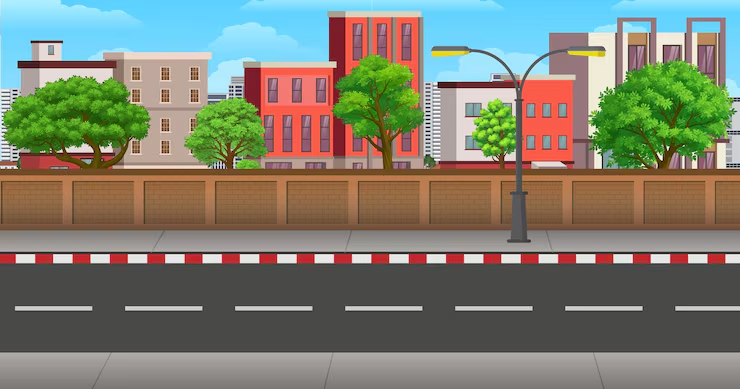
#> input picture Pertemuan5/Praktikum2/latar.png, 740 x 389 px
$ python 'Praktikum 2 Animasi Transformasi Gabungan.py' latar.png
#> lines starting #> are read from the running program, lines starting #| are printed output that depends on the picture
"""
Praktikum 2 - Pelari: kecepatan bisa diatur + HUD (frame, waktu, jarak, speed, PACE)

Transformasi badan   : M_badan   = T . R . S
Transformasi anggota : M_anggota = M_badan . T(pivot) . R(sudut) . T(-pivot)

Kontrol (mode tampil):
    Slider "Kecepatan"  : geser untuk mempercepat / memperlambat pelari
    Tombol keyboard     : Up atau +  = tambah 1 km/jam | Down atau - = kurangi 1 km/jam | R = reset
Mode simpan GIF (otomatis akselerasi dari jalan santai sampai sprint):
    python pelari_berlari_v3.py --simpan
File satu folder: latar.png dan bagian_*.png (badan, lengan_kiri, lengan_kanan, kaki_kiri, kaki_kanan)
"""
import os, sys, time
import numpy as np
import matplotlib.pyplot as plt
import matplotlib.animation as animation
from matplotlib.patches import Ellipse, Rectangle
from matplotlib.transforms import Affine2D
from matplotlib.widgets import Slider, Button
from itertools import count

# =============== PARAMETER YANG BOLEH DIUBAH ===============
URUTAN        = "TRS"   # urutan transformasi badan (coba "RTS", "STR", ...)
FPS           = 30
KMH_AWAL      = 8.0     # kecepatan awal (km/jam)
KMH_MAKS      = 30.0    # batas slider
PX_PER_METER  = 80      # skala dunia: 80 piksel = 1 meter (pelari setinggi ~1,5 m)
PANJANG_LANGKAH_M = 0.9 # panjang 1 langkah (m); 1 siklus kaki kiri+kanan = 2 langkah
AYUN_CEPAT    = 1.6     # pengali kecepatan ayunan kaki & tangan (1 = normal, makin besar = makin cepat)
TINGGI_AWAL   = 125     # tinggi pelari (piksel)
Y_JALAN       = 78      # posisi kaki di jalan (piksel dari bawah)

SKALA_AMP     = 0.03    # denyut scaling badan
ROTASI_AMP    = 3.0     # goyang badan (± derajat)
LOMPAT_AMP    = 6       # tinggi lompatan maksimum (piksel)
KAKI_AMP      = 32.0    # ayunan kaki maksimum (± derajat)
TANGAN_AMP    = 28.0    # ayunan tangan maksimum (± derajat)
AYUN_MIN      = 0.75    # ayunan minimum saat lambat (0..1) agar kaki & tangan tetap kelihatan bergerak

N_DEMO        = 135     # jumlah frame GIF (mode --simpan)
KMH_DEMO      = (5.0, 24.0)   # akselerasi GIF: dari ... sampai ... km/jam
# ===========================================================

try:
    folder = os.path.dirname(os.path.abspath(__file__))
except NameError:
    folder = os.getcwd()
# folder = r"E:\SEMESTER 5\Grafika Komputer\Pertemuan6\Praktikum2"   # <- isi manual jika perlu

SIMPAN = "--simpan" in sys.argv

latar = plt.imread(os.path.join(folder, "latar.png"))
#> latar is the input picture: shape (389, 740, 3) float32; mean R, G, B 0.496, 0.5, 0.442
H, W = latar.shape[:2]
#> H = 389; W = 740
bagian = {n: plt.imread(os.path.join(folder, f"bagian_{n}.png"))
          for n in ["kaki_kiri", "kaki_kanan", "lengan_kiri", "lengan_kanan", "badan"]}
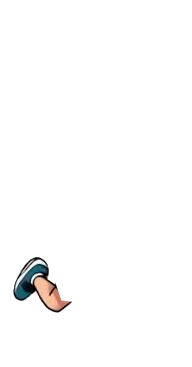
#> input picture Pertemuan5/Praktikum2/bagian_kaki_kiri.png, 192 x 367 px
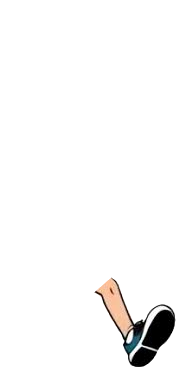
#> input picture Pertemuan5/Praktikum2/bagian_kaki_kanan.png, 192 x 367 px
#> (the run stopped early here; a loop or call above may not have finished)
